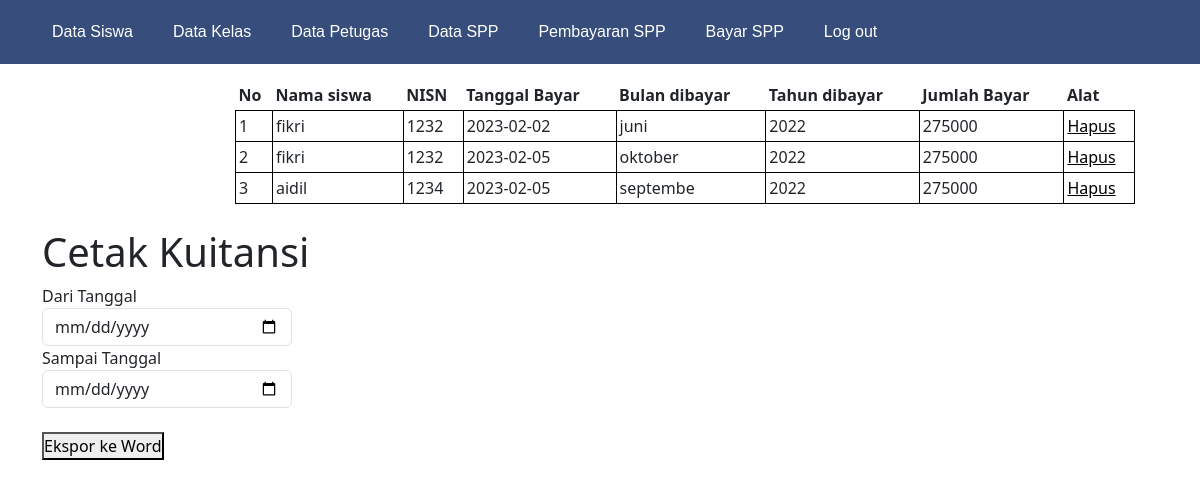
Page /admin/data_spp.php on the committed database.
### tables this page shows
CREATE TABLE `pembayaran` (
  `id_pembayaran` int(11) NOT NULL,
  `id_petugas` int(11) DEFAULT NULL,
  `nisn` int(11) DEFAULT NULL,
  `tgl_bayar` date DEFAULT NULL,
  `bulan_dibayar` varchar(8) DEFAULT NULL,
  `tahun_dibayar` varchar(4) DEFAULT NULL,
  `id_spp` int(11) DEFAULT NULL,
  `jumlah_bayar` int(2) DEFAULT NULL,
  `banyak_bayarsspp` int(11) NOT NULL DEFAULT 1
);

CREATE TABLE `siswa` (
  `nisn` int(11) NOT NULL,
  `nis` int(11) DEFAULT NULL,
  `nama` varchar(25) DEFAULT NULL,
  `id_kelas` int(11) DEFAULT NULL,
  `alamat` text DEFAULT NULL,
  `no_telpon` int(13) DEFAULT NULL,
  `id_spp` int(11) DEFAULT NULL,
  `sisa_spp` int(5) NOT NULL DEFAULT 36
);

### admin/data_spp.php (the view, shortened to what this page needs)
<!DOCTYPE html>
<html lang="en">
<head>
    <link rel="stylesheet" href="style.css">
    <link rel="stylesheet" href="../bootstrap/css/bootstrap.min.css">
    <link rel="stylesheet" href="https://cdnjs.cloudflare.com/ajax/libs/font-awesome/4.7.0/css/font-awesome.min.css">
</head>
<body>
    <?php
    include "headeradm.php";
    ?>
    <br>
    <br>
    <table>
        <tr>
            <th>No</th>
            <th>Nama siswa</th>
            <th>NISN</th>
            <th>Tanggal Bayar</th>
            <th>Bulan dibayar</th>
            <th>Tahun dibayar</th>
            <th>Jumlah Bayar</th>
            <th>Alat</th>
        </tr>
        <?php
        include "../koneksi.php";
        $qry = mysqli_query($conn, "SELECT siswa.nama, pembayaran.nisn, pembayaran.tgl_bayar, pembayaran.bulan_dibayar, pembayaran.tahun_dibayar, pembayaran.jumlah_bayar, pembayaran.id_pembayaran  FROM pembayaran, siswa WHERE pembayaran.nisn = siswa.nisn ORDER BY tgl_bayar");
        $nomor = 1;
        while($data = mysqli_fetch_array($qry)){
        ?>
        <tr>
            <td><?= $nomor++?></td>
            <td><?= $data['nama'] ?></td>
            <td><?= $data['nisn'] ?></td>
            <td><?= $data['tgl_bayar'] ?></td>
            <td><?= $data['bulan_dibayar'] ?></td>
            <td><?= $data['tahun_dibayar'] ?></td>
            <td><?= $data['jumlah_bayar'] ?></td>
            <td><a href="hapus_dataspp.php?id=<?=$data['id_pembayaran']?>">Hapus</a></td>
        </tr>
        <?php } ?>
    </table>
    <br>
    <div class="container">
        <h1>Cetak Kuitansi</h1>
    <form method="POST" action="ekspor.php" enctype="multipart/form-data" >
        <div class="form-group">
          <label>Dari Tanggal</label>
          <input type="date" name="daritanggal" autofocus="" required="" class="form-control" />
        </div>
        <div class="form-group">
          <label>Sampai Tanggal</label>
         <input type="date" name="sampaitanggal" required="" class="form-control"/>
        </div>
        <br>
        <div>
         <button type="submit">Ekspor ke Word</button>
        </div>
      </form>
      </div>
</body>
</html>

### admin/headeradm.php (shortened to what this page needs)
<!DOCTYPE html>
<html lang="en">
<head>
    <link rel="stylesheet" href="header.css">
</head>
<body>
    <div class="head">
        <header>
    <ul class="nav-menu">
        <li class="active"><a href="../admin/index.php">Data Siswa</a></li>
        <li class="active"><a href="kelas.php">Data Kelas</a></li>
        <li class="active"><a href="petugas.php">Data Petugas</a></li>
        <li class="active"><a href="spp.php">Data SPP</a></li>
        <li class="active"><a href="data_spp.php">Pembayaran SPP</a></li>
        <li class="active"><a href="bayar.php">Bayar SPP</a></li>
        <li class="active"><a href="../logout.php">Log out</a></li>
        </header>
    </div>
</body>
</html>

### admin/style.css (style rules this page uses)
body { cursor: url('../img/too386.cur'), auto !important; }
table tr td, th { border: 1px solid black; padding: 3px; }
table { border-spacing: 0; padding-top: 50px; margin-left: 235px; width: 900px; }
table tr td a { color: black; }

### admin/header.css (style rules this page uses)
*,html, body { margin: 0; padding: 0; cursor: url('../img/too386.cur'), auto !important; }
.head { background-color: #72ebef; }
header { background-color: #72ebef; width: 100pv; }
header ul { background-color: #374e7c; float: left; width: 100%; }
header ul li { display: inline-block; }
header ul li a { padding: 25px 20px; display: inline-block; text-decoration: none; color: white; font-family: 'Montserrat', sans-serif; }
.nav-menu { display: flex; list-style: none; }
.nav-menu li a { padding:20px; display: inline-block; }

### admin/data_spp.php (style rules this page uses)
.form-control { width: 250px; }

### rows in the picture
pembayaran: nisn.nama "fikri", nisn "1232", tgl_bayar "2023-02-02", bulan_dibayar "juni", tahun_dibayar "2022", jumlah_bayar "275000"
pembayaran: nisn.nama "fikri", nisn "1232", tgl_bayar "2023-02-05", bulan_dibayar "oktober", tahun_dibayar "2022", jumlah_bayar "275000"
pembayaran: nisn.nama "aidil", nisn "1234", tgl_bayar "2023-02-05", bulan_dibayar "septembe", tahun_dibayar "2022", jumlah_bayar "275000"
